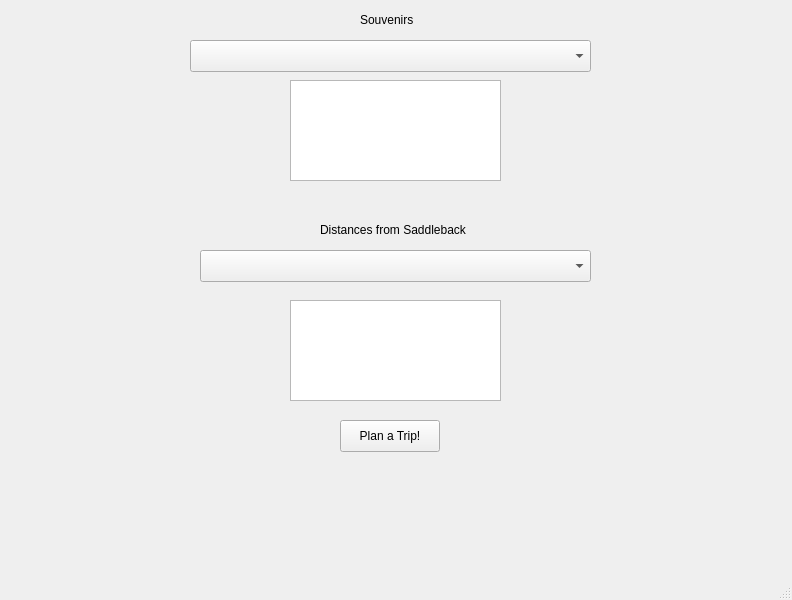
<?xml version="1.0" encoding="UTF-8"?>
<ui version="4.0">
 <class>MainWindow</class>
 <widget class="QMainWindow" name="MainWindow">
  <property name="geometry">
   <rect>
    <x>0</x>
    <y>0</y>
    <width>792</width>
    <height>600</height>
   </rect>
  </property>
  <property name="windowTitle">
   <string>MainWindow</string>
  </property>
  <widget class="QWidget" name="centralwidget">
   <widget class="QComboBox" name="comboBox">
    <property name="geometry">
     <rect>
      <x>190</x>
      <y>40</y>
      <width>401</width>
      <height>32</height>
     </rect>
    </property>
   </widget>
   <widget class="QTextEdit" name="textEdit">
    <property name="geometry">
     <rect>
      <x>290</x>
      <y>80</y>
      <width>211</width>
      <height>101</height>
     </rect>
    </property>
   </widget>
   <widget class="QComboBox" name="comboBox_2">
    <property name="geometry">
     <rect>
      <x>200</x>
      <y>250</y>
      <width>391</width>
      <height>32</height>
     </rect>
    </property>
   </widget>
   <widget class="QTextEdit" name="textEdit_2">
    <property name="geometry">
     <rect>
      <x>290</x>
      <y>300</y>
      <width>211</width>
      <height>101</height>
     </rect>
    </property>
   </widget>
   <widget class="QPushButton" name="pushButton">
    <property name="geometry">
     <rect>
      <x>340</x>
      <y>420</y>
      <width>100</width>
      <height>32</height>
     </rect>
    </property>
    <property name="text">
     <string>Plan a Trip!</string>
    </property>
   </widget>
   <widget class="QLabel" name="label">
    <property name="geometry">
     <rect>
      <x>360</x>
      <y>10</y>
      <width>71</width>
      <height>20</height>
     </rect>
    </property>
    <property name="text">
     <string>Souvenirs</string>
    </property>
   </widget>
   <widget class="QLabel" name="label_2">
    <property name="geometry">
     <rect>
      <x>320</x>
      <y>220</y>
      <width>171</width>
      <height>20</height>
     </rect>
    </property>
    <property name="text">
     <string>Distances from Saddleback</string>
    </property>
   </widget>
  </widget>
  <widget class="QMenuBar" name="menubar">
   <property name="geometry">
    <rect>
     <x>0</x>
     <y>0</y>
     <width>792</width>
     <height>24</height>
    </rect>
   </property>
  </widget>
  <widget class="QStatusBar" name="statusbar"/>
 </widget>
 <resources/>
 <connections/>
</ui>
